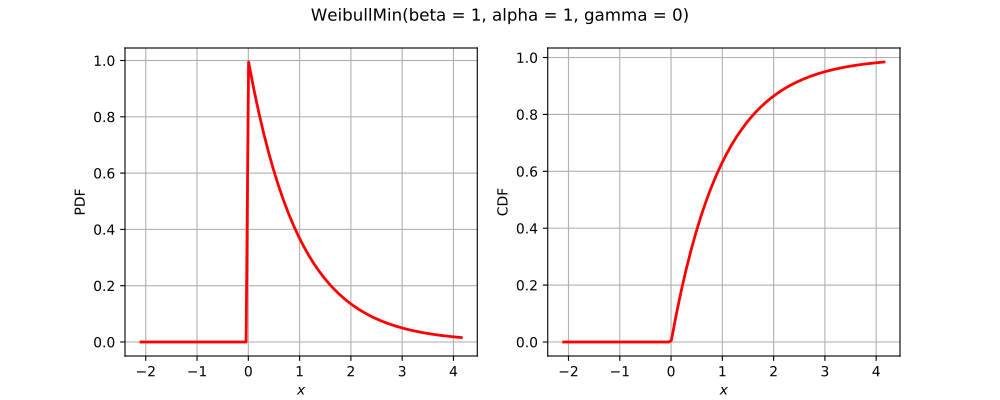

Write the Python code that produced this figure.
import openturns as ot
from matplotlib import pyplot as plt
from openturns.viewer import View
if ot.WeibullMin().__class__.__name__ == 'Bernoulli':
    distribution = ot.Bernoulli(0.7)
elif ot.WeibullMin().__class__.__name__ == 'Binomial':
    distribution = ot.Binomial(5, 0.2)
elif ot.WeibullMin().__class__.__name__ == 'Hypergeometric':
    distribution = ot.Hypergeometric(10, 4, 7)
elif ot.WeibullMin().__class__.__name__ == 'ComposedDistribution':
    copula = ot.IndependentCopula(2)
    marginals = [ot.Uniform(1.0, 2.0), ot.Normal(2.0, 3.0)]
    distribution = ot.ComposedDistribution(marginals, copula)
elif ot.WeibullMin().__class__.__name__ == 'CumulativeDistributionNetwork':
    coll = [ot.Normal(2),ot.Dirichlet([0.5, 1.0, 1.5])]
    distribution = ot.CumulativeDistributionNetwork(coll, ot.BipartiteGraph([[0,1], [0,1]]))
elif ot.WeibullMin().__class__.__name__ == 'Histogram':
    distribution = ot.Histogram([-1.0, 0.5, 1.0, 2.0], [0.45, 0.4, 0.15])
elif ot.WeibullMin().__class__.__name__ == 'KernelMixture':
    kernel = ot.Uniform()
    sample = ot.Normal().getSample(5)
    bandwith = [1.0]
    distribution = ot.KernelMixture(kernel, bandwith, sample)
elif ot.WeibullMin().__class__.__name__ == 'MaximumDistribution':
    coll = [ot.Uniform(2.5, 3.5), ot.LogUniform(1.0, 1.2), ot.Triangular(2.0, 3.0, 4.0)]
    distribution = ot.MaximumDistribution(coll)
elif ot.WeibullMin().__class__.__name__ == 'Multinomial':
    distribution = ot.Multinomial(5, [0.2])
elif ot.WeibullMin().__class__.__name__ == 'RandomMixture':
    coll = [ot.Triangular(0.0, 1.0, 5.0), ot.Uniform(-2.0, 2.0)]
    weights = [0.8, 0.2]
    cst = 3.0
    distribution = ot.RandomMixture(coll, weights, cst)
elif ot.WeibullMin().__class__.__name__ == 'TruncatedDistribution':
    distribution = ot.TruncatedDistribution(ot.Normal(2.0, 1.5), 1.0, 4.0)
elif ot.WeibullMin().__class__.__name__ == 'UserDefined':
    distribution = ot.UserDefined([[0.0], [1.0], [2.0]], [0.2, 0.7, 0.1])
elif ot.WeibullMin().__class__.__name__ == 'ZipfMandelbrot':
    distribution = ot.ZipfMandelbrot(10, 2.5, 0.3)
else:
    distribution = ot.WeibullMin()
dimension = distribution.getDimension()
title = str(distribution)[:100].split('\n')[0]
if dimension == 1:
    distribution.setDescription(['$x$'])
    pdf_graph = distribution.drawPDF()
    cdf_graph = distribution.drawCDF()
    fig = plt.figure(figsize=(10, 4))
    pdf_axis = fig.add_subplot(121)
    cdf_axis = fig.add_subplot(122)
    View(pdf_graph, figure=fig, axes=[pdf_axis], add_legend=False)
    View(cdf_graph, figure=fig, axes=[cdf_axis], add_legend=False)
    fig.suptitle(title)
elif dimension == 2:
    distribution.setDescription(['$x_1$', '$x_2$'])
    pdf_graph = distribution.drawPDF()
    pdf_graph.setTitle(title)
    fig = plt.figure(figsize=(10, 5))
    pdf_axis = fig.add_subplot(111)
    View(pdf_graph, figure=fig, axes=[pdf_axis], add_legend=False, square_axes=True)
